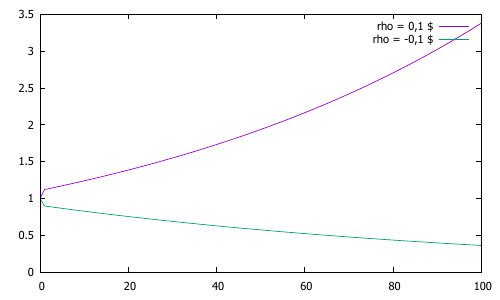

Write gnuplot code to recreate this figure.
set terminal pdfcairo
set output "plot.pdf"

beta = 0.007
lambda = 0.1
Lambda = 1E-4
rho1 = 0.0007 # 0,1 $
rho2 = -0.0007 # -0,1 $

s0_1 = rho1*lambda/(beta-rho1)
s1_1 = -(beta-rho1)/Lambda

s0_2 = rho2*lambda/(beta-rho2)
s1_2 = -(beta-rho2)/Lambda

A0_1 = beta/(beta-rho1)
A1_1 = -rho1/(beta-rho1)

A0_2 = beta/(beta-rho2)
A1_2 = -rho2/(beta-rho2)

f1(x) = A0_1 * exp(s0_1 * x) + A1_1 * exp(s1_1 *x)
f2(x) = A0_2 * exp(s0_2 * x) + A1_2 * exp(s1_2 *x)

set xrange [0:100]
plot f1(x) t "rho = 0,1 $", f2(x) t "rho = -0,1 $"

set xrange [0:0.2]
replot
